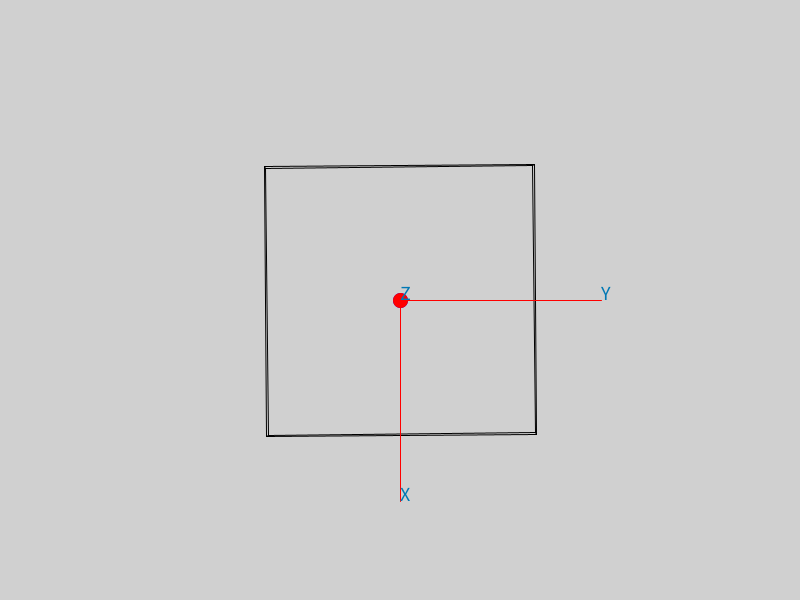
Frame 1 (no input)
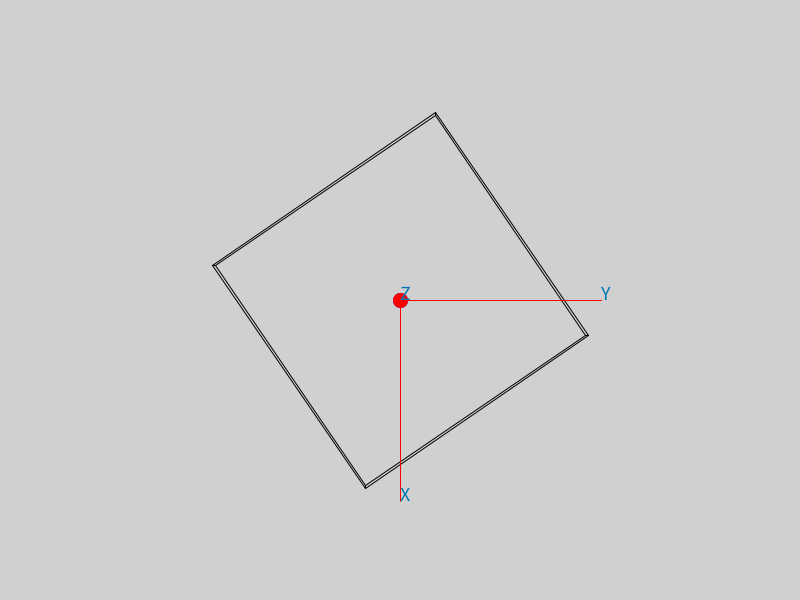
Frame 60 (the mouse pressed at the canvas centre just before this capture)
Frame 120 (the mouse held since frame 60 and released just before this capture): identical to frame 60, image omitted

The Processing sketch that drew these frames (run headless with seeded random() and noise(); from frame 60 on, the mouse is pressed at the canvas centre):

// Processing sketch: processing_120692
// ── processing_120692.pde

  
int centerX, centerY, minMaxXY;
Obj obj = new Obj();
boolean completo = false;


ArrayList<Point2D> points;

int sqSize = 15;
boolean first = true, draw = false;
double rot = 0;

double alpha = 0.01;
int iX3D(float x){return Math.round(centerX + x);}
int iY3D(float y){return Math.round(centerY - y);}

int deIX3D(float x){ return Math.round(x - centerX);}
int deIY3D(float y){ return Math.round(y - centerY);}

float iX2D(float x){return x;}
float iY2D(float y){ return height - y; }

Point2D[] test;

void setup(){
    size(800,600);  
    points = new ArrayList<Point2D>();
    minMaxXY = Math.min(width, height);
    centerX = width/2; centerY = height/2;

    test = new Point2D[4];
    test[0] = new Point2D(200, 500);
    test[1] = new Point2D(600, 500);
    test[2] = new Point2D(600, 100);
    test[3] = new Point2D(200, 100);
    obj = new Obj(test, 40F);
    draw = true;
}

void mousePressed(){

  if (completo){ //completo
    if (obj.contador < 6)
      obj.contador++; 
    else{
      completo = false;
      obj.contador = 0;
    }
  }
  else if ( first ){
    background(208);
    points.clear();
    rect( mouseX - sqSize / 2, mouseY - sqSize/2, sqSize, sqSize);
    first = false;
    obj = new Obj();
    draw = false;
    rot = 0;
    points.add(new Point2D( iX2D(mouseX), iY2D(mouseY)));
    
    Point2D p = points.get(points.size() -1);
    println(p);
  }
  else{
    // cuando se completa
    if ( mouseX > iX2D(points.get(0).x) - sqSize/2 && mouseX < iX2D(points.get(0).x) + sqSize/2 && 
          mouseY > iY2D(points.get(0).y) - sqSize/2 && mouseY < iY2D(points.get(0).y) + sqSize/2)
    {
      background(208);
      first = true;
      draw = true;

      Point2D[] losPuntos = new Point2D[points.size()];
      points.toArray(losPuntos);
      obj = new Obj(losPuntos, 40F);
      completo = true;

    }
    else{
      
      Point2D p = points.get(points.size() -1);
      line( iX2D(p.x), iY2D(p.y), mouseX, mouseY);
      points.add(new Point2D( iX2D(mouseX), iY2D(mouseY)));

      p = points.get(points.size() -1);
      println(p);
    }
  }
 

}

void keyPressed(){
    if (keyCode == RIGHT)
        obj.theta += 0.1;
    else if (keyCode == LEFT)
        obj.theta -= 0.1;
    else if (keyCode == UP)
        obj.phi += 0.1;
    else if (keyCode == DOWN)
        obj.phi -= 0.1;
}

void draw(){

  if (draw){ //draw
    background(208);
    //alpha+=0.00001;
    obj.d = obj.rho * minMaxXY / obj.objSize;
    obj.rotateCube(alpha);
    
    obj.eyeAndScreen();

    obj.Dibuja(obj.lasLineas);

  }  
}

void cubeLine(int i, int j)
{  
   Point2D p = obj.vScr[i], q = obj.vScr[j];
   line(iX3D(p.x), iY3D(p.y), iX3D(q.x), iY3D(q.y));
}


class Point2D{
  float x;
  float y;
  Point2D( double x, double y ){
    this.x = (float)x;
    this.y = (float)y;
  }

  public String toString() {
    return "x: " + x + " - y: " + y;
  }
}

class Point3D{
 float x;
 float y;
 float z;
 
 Point3D( double x, double y, double z){
    this.x = (float)x;
    this.y = (float)y;
    this.z = (float)z;
 }

  public String toString() {
    return "x: " + x + " - y: " + y + " - z: " + z;
  }
}

class Obj // Contains 3D object data
{  
  float rho, theta=0F, phi=0F, d, objSize,
         v11, v12, v13, v21, v22, v23, v32, v33, v43;
                    // Elements of viewing matrix V
  Point3D[] w;     // World coordinates
  Point2D[] vScr;   // Screen coordinates
  int contador = 0;
  float ancho = 30;
   
  Point3D centro = new Point3D(0,0,0);
  Point2D centroScr = new Point2D(0,0), 
    ejeXScr = new Point2D(0,0), ejeYScr = new Point2D(0,0), ejeZScr = new Point2D(0,0);

  Point3D ejeX = new Point3D(300,0,0), ejeY = new Point3D(0,300,0), ejeZ = new Point3D(0,0,300);
  
  Point3D centroy1 = new Point3D(0,1,0);
  Point3D centrox1 = new Point3D(1,0,0);
  Point3D centroz1 = new Point3D(0,0,1);
  Point3D centroy2 = new Point3D(0,-1,0);
  Point3D centrox2 = new Point3D(-1,0,0);
  Point3D centroz2 = new Point3D(0,0,-1);

  LineaCubo[] lasLineas;
     
  Obj()
  {  
    w = new Point3D[8];
    vScr = new Point2D[8];
    // Bottom surface:
    w[0] = new Point3D( 500, -500, -500);
    w[1] = new Point3D( 500,   500, -500);
    w[2] = new Point3D(-500,   500, -500);
    w[3] = new Point3D(-500, -500, -500);
    // Top surface:
    w[4] = new Point3D( 500, -500,   500);
    w[5] = new Point3D( 500,   500,   500);
    w[6] = new Point3D(-500,   500,   500);
    w[7] = new Point3D(-500, -500,   500);
    objSize = (float)Math.sqrt ( 5000000F );  //12F);
       // = sqrt(2  * 2 + 2 * 2 + 2 * 2)
       // = distance between two opposite vertices.
    rho = 5 *  objSize; // For reasonable perspective effect
  }

  Obj(Point3D[] wC, LineaCubo[] lc, float ancho)
  {  
    w = wC;
    vScr = new Point2D[w.length];
    objSize = (float)Math.sqrt ( 5000000F );  //12F);
       // = sqrt(2  * 2 + 2 * 2 + 2 * 2)
       // = distance between two opposite vertices.
    rho = 5 *  objSize; // For reasonable perspective effect

    lasLineas = lc;
  }

  Obj(Point2D[] wC, float ancho){
    

    // Point3D[] losPuntos = new Point3D[points.size() * 2];
    // LineaCubo[] lasLineas = new LineaCubo[points.size() * 3];

    int offset = wC.length;
    Point3D[] losPuntos = new Point3D[offset * 2];
    LineaCubo[] lasLineas = new LineaCubo[offset * 3];
    

    for (int i = 0; i < wC.length; i++){
      wC[i] = new Point2D(deIX3D(wC[i].x), deIY3D(wC[i].y));
      Point2D p = wC[i];

      //jtemp iX
      losPuntos[i] = new Point3D(p.x,p.y,obj.ancho );
      losPuntos[offset + i] = new Point3D(p.x,p.y,-obj.ancho);

      if (i != wC.length  - 1){
        lasLineas[i] = new LineaCubo(i, i+1);
        lasLineas[offset + i] = new LineaCubo(offset + i, offset + i + 1);
      }
      else{
        lasLineas[i] = new LineaCubo(i, 0);
        lasLineas[offset + i] = new LineaCubo(offset + i, offset);
      }
      //println(offset * 2 + i);
      lasLineas[offset * 2 + i] = new LineaCubo(i, i + offset);   
    }

    println("===================== Puntos 3D =====================");
    for (int i = 0; i < losPuntos.length; i++){
      println("[" + i + "]: " + losPuntos[i]);
    }

    println("===================== Lineas 3D =====================");
    for (int i = 0; i < lasLineas.length; i++){
      println("[" + i + "]: " +lasLineas[i]);
    }

    w = losPuntos;
    this.lasLineas = lasLineas;

    vScr = new Point2D[w.length];
    objSize = (float)Math.sqrt ( 800000F );  //12F);
       // = sqrt(2  * 2 + 2 * 2 + 2 * 2)
       // = distance between two opposite vertices.
    rho = 5 *  objSize; // For reasonable perspective effect
    centro = calculaCentro(wC);
  }

  Point3D calculaCentro(Point2D[] p){
    float arr = 0, ab = height, izq = width, der = 0;
  
    for(int i=0; i<p.length; i++){
      if ( p[i].x < izq)
        izq = p[i].x;
      if ( p[i].x > der)
        der = p[i].x;
      if ( p[i].y < ab) 
        ab = p[i].y;
      if ( p[i].y > arr)
        arr = p[i].y;     
    }
    
    println( "centro3D: " + new Point3D( iX3D((der+ izq) / 2), iY3D((arr + ab) / 2), 0));
    Point3D centro = new Point3D( (der+ izq) / 2, (arr + ab) / 2, 0);
    println("centro3D sin iX3D: " + centro);
    return centro;
  }


  void initPersp()
  {  
    float costh = (float)Math.cos(theta),
          sinth = (float)Math.sin(theta),
          cosph = (float)Math.cos(phi),
          sinph = (float)Math.sin(phi);
    v11 = -sinth; v12 = -cosph * costh; v13 = sinph * costh;
    v21 = costh;  v22 = -cosph * sinth; v23 = sinph * sinth;
                  v32 = sinph;          v33 = cosph;
                                        v43 = -rho;
  }

  void Dibuja(){
    // Horizontal edges at the bottom:
    cubeLine(0, 1); cubeLine(1, 2); cubeLine(2, 3); cubeLine(3, 0);
    // Horizontal edges at the top:
    cubeLine(4, 5); cubeLine(5, 6); cubeLine(6, 7); cubeLine(7, 4);
    // Vertical edges:
    cubeLine(0, 4); cubeLine(1, 5); cubeLine(2, 6); cubeLine(3, 7);
  }

  void Dibuja(LineaCubo[] lineas){
    for (LineaCubo lc : lineas){
      cubeLine(lc.p1, lc.p2);
    }

    strokeWeight(15);
    // stroke(255,0,0);
    // point(iX2D(centroScr.x), iY2D(centroScr.y));

    // stroke(255,0,255);
    // point(iX2D(0), iY2D(0));

    stroke(0,0,255);
    point(iX3D(centroScr.x), iY3D(centroScr.y));
    
    stroke(255,0,0);
    point(iX3D(0), iY3D(0));

    strokeWeight(1);
    line( iX3D(0), iY3D(0), iX3D(ejeXScr.x), iY3D(ejeXScr.y));
    line( iX3D(0), iY3D(0), iX3D(ejeYScr.x), iY3D(ejeYScr.y));
    line( iX3D(0), iY3D(0), iX3D(ejeZScr.x), iY3D(ejeZScr.y));

    fill(0,120,180);
    textSize(20);
    text("X", iX3D(ejeXScr.x), iY3D(ejeXScr.y));
    text("Y", iX3D(ejeYScr.x), iY3D(ejeYScr.y));
    text("Z", iX3D(ejeZScr.x), iY3D(ejeZScr.y));

    stroke(0);
    fill(255);
    
  }

  void eyeAndScreen()
  { 
    initPersp();
    for (int i=0; i<w.length; i++)
    {  
       Point3D p = w[i];
       float x = v11 * p.x + v21 * p.y,
             y = v12 * p.x + v22 * p.y + v32 * p.z,
             z = v13 * p.x + v23 * p.y + v33 * p.z + v43;
       vScr[i] = new Point2D(-d * x/z, -d * y/z);
    }
    float x = v11 * centro.x + v21 * centro.y,
          y = v12 * centro.x + v22 * centro.y + v32 * centro.z,
          z = v13 * centro.x + v23 * centro.y + v33 * centro.z + v43;
    centroScr = new Point2D(-d * x/z, -d * y/z);

          x = v11 * ejeX.x + v21 * ejeX.y;
          y = v12 * ejeX.x + v22 * ejeX.y + v32 * ejeX.z;
          z = v13 * ejeX.x + v23 * ejeX.y + v33 * ejeX.z + v43;
    ejeXScr = new Point2D(-d * x/z, -d * y/z);

          x = v11 * ejeY.x + v21 * ejeY.y;
          y = v12 * ejeY.x + v22 * ejeY.y + v32 * ejeY.z;
          z = v13 * ejeY.x + v23 * ejeY.y + v33 * ejeY.z + v43;
    ejeYScr = new Point2D(-d * x/z, -d * y/z);

          x = v11 * ejeZ.x + v21 * ejeZ.y;
          y = v12 * ejeZ.x + v22 * ejeZ.y + v32 * ejeZ.z;
          z = v13 * ejeZ.x + v23 * ejeZ.y + v33 * ejeZ.z + v43;
    ejeZScr = new Point2D(-d * x/z, -d * y/z);
  }


  void rotateCube(double alpha)
  {
    
    // println("rotateCube");

    // for (Point3D p : w){
    //   println(p);
    // }

    if(contador==0){
      centroz1 = new Point3D(centro.x, centro.y, centro.z + 1); 
      initRotate(centro, centroz1, alpha);
    }
    else if(contador==1){
      centroz2 = new Point3D(centro.x, centro.y, centro.z - 1); 
      initRotate(centro, centroz2, alpha);
    }
    else if(contador==2){
      centroy1 = new Point3D(centro.x, centro.y + 1, centro.z); 
      initRotate(centro, centroy1, alpha);
    }
    else if(contador==3){
      centroy2 = new Point3D(centro.x, centro.y - 1, centro.z); 
      initRotate(centro, centroy2, alpha);
    }
    else if(contador==4){
      centrox1 = new Point3D(centro.x + 1, centro.y, centro.z); 
      initRotate(centro, centrox1, alpha);
    }
    else if(contador==5){
      centrox2 = new Point3D(centro.x - 1, centro.y, centro.z); 
      initRotate(centro, centrox2, alpha);
    }   
    for (int i=0; i<w.length; i++)
      w[i] = Rotar(w[i]);
  }
}

static double r11, r12, r13, r21, r22, r23, r31, r32, r33, r41, r42, r43;

static void initRotate(Point3D a, Point3D b, double alpha)
{ 
  // println(a);
  // println(b);
  // println(alpha);
  double v1 = b.x - a.x,
         v2 = b.y - a.y,
         v3 = b.z - a.z,
  theta = Math.atan2(v2, v1),
  phi = Math.atan2(Math.sqrt(v1 * v1 + v2 * v2), v3);
  initRotate(a, theta, phi, alpha);
}

  static void initRotate(Point3D a, double theta,
    double phi, double alpha)
  {  
    double cosAlpha, sinAlpha, cosPhi, sinPhi,
    cosTheta, sinTheta, cosPhi2, sinPhi2,
    cosTheta2, sinTheta2, pi, c,
    a1 = a.x, a2 = a.y, a3 = a.z;
    cosPhi = Math.cos(phi); sinPhi = Math.sin(phi);
    cosPhi2 = cosPhi * cosPhi; sinPhi2 = sinPhi * sinPhi;
    cosTheta = Math.cos(theta);
    sinTheta = Math.sin(theta);
    cosTheta2 = cosTheta * cosTheta;
    sinTheta2 = sinTheta * sinTheta;
    cosAlpha = Math.cos(alpha);
    sinAlpha = Math.sin(alpha);
    c = 1.0 - cosAlpha;
    r11 = cosTheta2 * (cosAlpha * cosPhi2 + sinPhi2)
          + cosAlpha * sinTheta2;
    r12 = sinAlpha * cosPhi+c* sinPhi2 * cosTheta * sinTheta;
    r13 = sinPhi * (cosPhi * cosTheta*c- sinAlpha * sinTheta);
    r21 = sinPhi2 * cosTheta * sinTheta*c-sinAlpha * cosPhi;
    r22 = sinTheta2 * (cosAlpha * cosPhi2 + sinPhi2)
          + cosAlpha * cosTheta2;
    r23 = sinPhi * (cosPhi * sinTheta*c+ sinAlpha * cosTheta);
    r31 = sinPhi * (cosPhi * cosTheta*c+ sinAlpha * sinTheta);
    r32 = sinPhi * (cosPhi * sinTheta*c- sinAlpha * cosTheta);
    r33 = cosAlpha * sinPhi2 + cosPhi2;
    r41 = a1 - a1 * r11 - a2 * r21 - a3 * r31;
    r42 = a2 - a1 * r12 - a2 * r22 - a3 * r32;
    r43 = a3 - a1 * r13 - a2 * r23 - a3 * r33;
  }
   
  Point3D Rotar(Point3D p)
  { 
    return new Point3D( p.x * r11 + p.y * r21 + p.z * r31 + r41, 
                        p.x * r12 + p.y * r22 + p.z * r32 + r42, 
                        p.x * r13 + p.y * r23 + p.z * r33 + r43);
  }


class LineaCubo{
  int p1;
  int p2;
  LineaCubo( int p1, int p2 ){
    this.p1 = p1;
    this.p2 = p2;
  }

  public String toString() {
    return "p1: " + p1 + " - p2: " + p2;
  }
}
